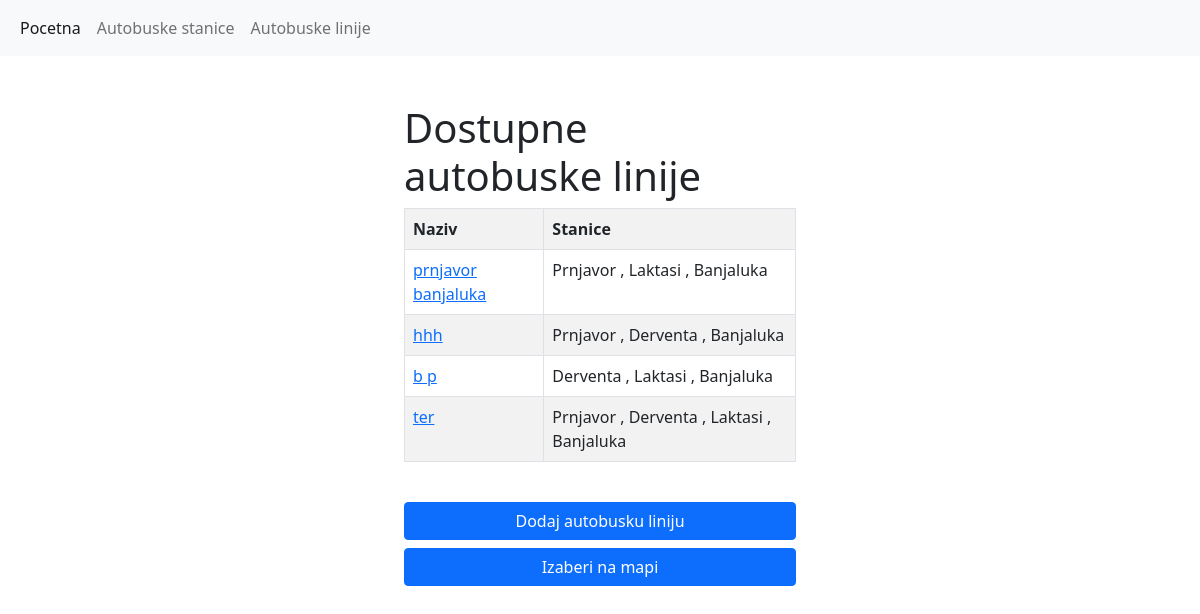
The app's page /app/linije, older data.
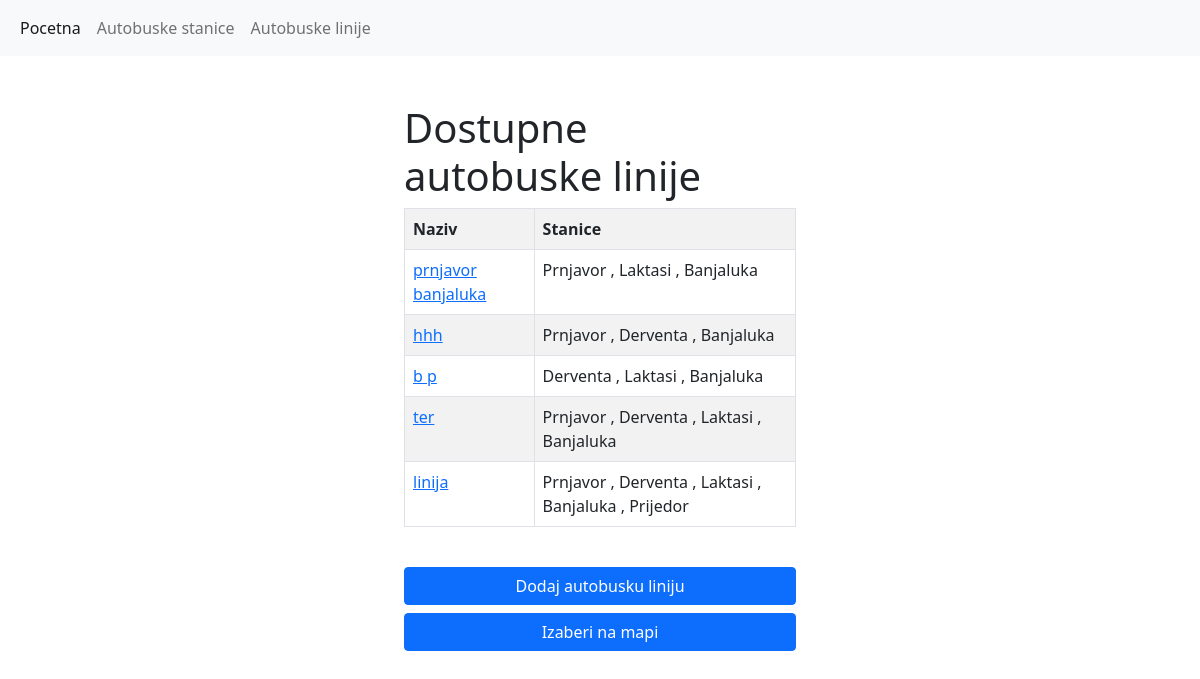
The same page, newer data.
### app/models.py (models this page shows, shortened)
class Linija(models.Model):
    naziv=models.CharField(max_length=200)
    stanice = models.ManyToManyField(Stanica, related_name='stanica')

class Stanica(models.Model):
    naziv = models.CharField(max_length=200)
    opis = models.CharField(max_length=200)
    tacka = models.CharField(max_length=100)

### app/views.py (the view)
# urls.py: path('linije', views.LinijeView.as_view(), name='linije')
class LinijeView(generic.ListView):
    template_name = 'app/linije.html'
    model = Linija
    context_object_name = 'lista_linija'

### app/templates/app/linije.html
{% extends 'app/layout.html' %}
{% block body %}
<h1>Dostupne autobuske linije</h1>
{% if lista_linija %}
<table class="table table-striped table-bordered">
    <tr>
        <th>Naziv</th>
        <th>Stanice</th>
    </tr>
    {% for linija in lista_linija %}
        <tr>
             <td data-togle="tooltip" data-placement="top" title="Prikazi na mapi"><a href="{% url 'mapa:prikaz_linije' pk=linija.pk %}">{{ linija.naziv }}</a></td>
            <td>
                {% for stanica in linija.stanice.all %}
               {{ stanica.naziv }}
                {% if stanica != linija.stanice.last %}
                    ,
                    {%endif%}
                {% endfor %}
            </td>
        </tr>
    {% endfor %}
</table>
{% else %}
<strong>Nema dostupnih linija</strong>
{% endif %}
<br>
<a class="btn btn-primary w-100" href="{% url 'app:dodaj_liniju' %}">Dodaj autobusku liniju</a>
<a class="btn btn-primary mt-2 w-100" href="{% url 'mapa:dodaj_liniju' %}">Izaberi na mapi</a>
{% endblock %}

Row changes from the older to the newer data that the page shows:
added Linija: naziv "linija", Stanica (naziv "Prnjavor"), Stanica (naziv "Derventa"), Stanica (naziv "Laktasi"), Stanica (naziv "Banjaluka")
now on this page (row unchanged): Stanica: naziv "Prijedor", shown under "linija"
